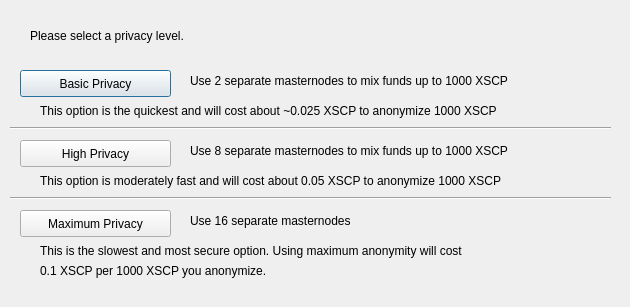
<?xml version="1.0" encoding="UTF-8"?>
<ui version="4.0">
 <class>DarksendConfig</class>
 <widget class="QDialog" name="DarksendConfig">
  <property name="geometry">
   <rect>
    <x>0</x>
    <y>0</y>
    <width>630</width>
    <height>307</height>
   </rect>
  </property>
  <property name="windowTitle">
   <string>Configure PrivateSend</string>
  </property>
  <widget class="QPushButton" name="buttonBasic">
   <property name="geometry">
    <rect>
     <x>20</x>
     <y>70</y>
     <width>151</width>
     <height>27</height>
    </rect>
   </property>
   <property name="text">
    <string>Basic Privacy</string>
   </property>
  </widget>
  <widget class="QPushButton" name="buttonHigh">
   <property name="geometry">
    <rect>
     <x>20</x>
     <y>140</y>
     <width>151</width>
     <height>27</height>
    </rect>
   </property>
   <property name="text">
    <string>High Privacy</string>
   </property>
  </widget>
  <widget class="QPushButton" name="buttonMax">
   <property name="geometry">
    <rect>
     <x>20</x>
     <y>210</y>
     <width>151</width>
     <height>27</height>
    </rect>
   </property>
   <property name="text">
    <string>Maximum Privacy</string>
   </property>
  </widget>
  <widget class="QLabel" name="label">
   <property name="geometry">
    <rect>
     <x>30</x>
     <y>20</y>
     <width>571</width>
     <height>31</height>
    </rect>
   </property>
   <property name="text">
    <string>Please select a privacy level.</string>
   </property>
  </widget>
  <widget class="QLabel" name="label_2">
   <property name="geometry">
    <rect>
     <x>190</x>
     <y>70</y>
     <width>421</width>
     <height>21</height>
    </rect>
   </property>
   <property name="text">
    <string>Use 2 separate masternodes to mix funds up to 1000 XSCP</string>
   </property>
  </widget>
  <widget class="QLabel" name="label_3">
   <property name="geometry">
    <rect>
     <x>190</x>
     <y>140</y>
     <width>411</width>
     <height>21</height>
    </rect>
   </property>
   <property name="text">
    <string>Use 8 separate masternodes to mix funds up to 1000 XSCP</string>
   </property>
  </widget>
  <widget class="QLabel" name="label_4">
   <property name="geometry">
    <rect>
     <x>190</x>
     <y>210</y>
     <width>421</width>
     <height>21</height>
    </rect>
   </property>
   <property name="text">
    <string>Use 16 separate masternodes</string>
   </property>
  </widget>
  <widget class="QLabel" name="label_6">
   <property name="geometry">
    <rect>
     <x>40</x>
     <y>100</y>
     <width>561</width>
     <height>21</height>
    </rect>
   </property>
   <property name="text">
    <string>This option is the quickest and will cost about ~0.025 XSCP to anonymize 1000 XSCP</string>
   </property>
  </widget>
  <widget class="QLabel" name="label_7">
   <property name="geometry">
    <rect>
     <x>40</x>
     <y>170</y>
     <width>561</width>
     <height>21</height>
    </rect>
   </property>
   <property name="text">
    <string>This option is moderately fast and will cost about 0.05 XSCP to anonymize 1000 XSCP</string>
   </property>
  </widget>
  <widget class="QLabel" name="label_8">
   <property name="geometry">
    <rect>
     <x>40</x>
     <y>240</y>
     <width>561</width>
     <height>21</height>
    </rect>
   </property>
   <property name="text">
    <string>This is the slowest and most secure option. Using maximum anonymity will cost</string>
   </property>
  </widget>
  <widget class="QLabel" name="label_9">
   <property name="geometry">
    <rect>
     <x>40</x>
     <y>260</y>
     <width>561</width>
     <height>21</height>
    </rect>
   </property>
   <property name="text">
    <string>0.1 XSCP per 1000 XSCP you anonymize.</string>
   </property>
  </widget>
  <widget class="Line" name="line">
   <property name="geometry">
    <rect>
     <x>10</x>
     <y>120</y>
     <width>601</width>
     <height>16</height>
    </rect>
   </property>
   <property name="orientation">
    <enum>Qt::Horizontal</enum>
   </property>
  </widget>
  <widget class="Line" name="line_2">
   <property name="geometry">
    <rect>
     <x>10</x>
     <y>190</y>
     <width>601</width>
     <height>16</height>
    </rect>
   </property>
   <property name="orientation">
    <enum>Qt::Horizontal</enum>
   </property>
  </widget>
 </widget>
 <resources/>
 <connections/>
</ui>
